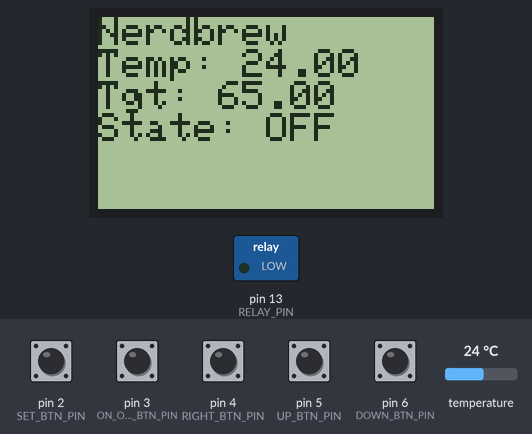
The sketch below on a simulated Arduino Uno, built with avr-gcc and run on an emulated ATmega328P. Shown: 84×48 one-colour display, switched loads named in the sketch (green lamp = pin HIGH). The inputs (shaded band) are chosen by the test bench; at power-on: pin 2 (SET_BTN_PIN), pin 3 (ON_OFF_BTN_PIN), pin 4 (RIGHT_BTN_PIN), pin 5 (UP_BTN_PIN), pin 6 (DOWN_BTN_PIN) HIGH, temperature 24 °C.

Above: at 1.2 s.
1.3 s: pin 3 (ON_OFF_BTN_PIN) pulled LOW for 0.15 s
At 2.6 s:
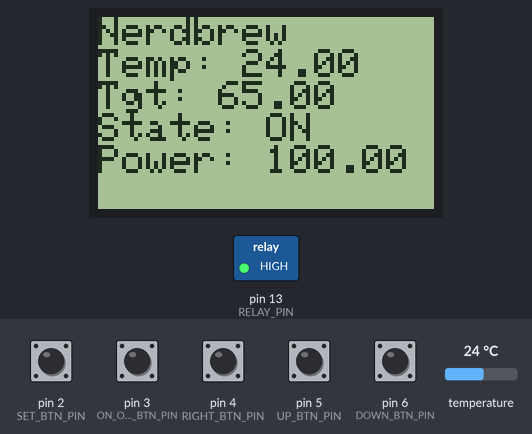
2.9 s: pin 4 (RIGHT_BTN_PIN) pulled LOW for 0.15 s
At 4.1 s:
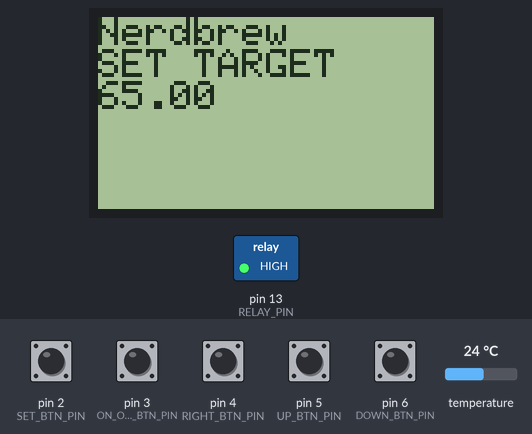
4.5 s: pin 4 (RIGHT_BTN_PIN) pulled LOW for 1 s
At 5.1 s:
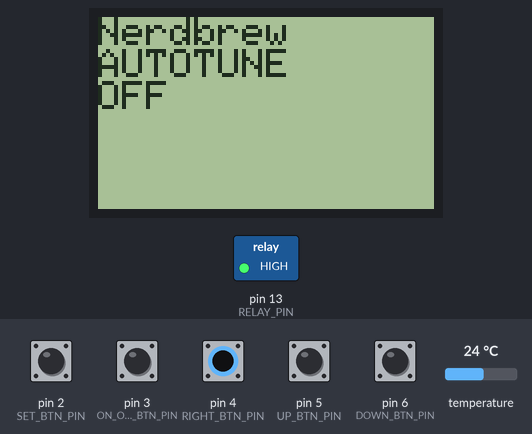
7.0 s: pin 2 (SET_BTN_PIN) pulled LOW for 0.15 s
At 8.2 s:
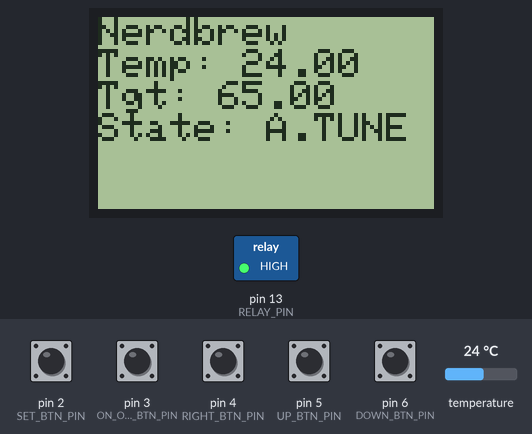
8.6 s: temperature set to 12 °C
At 9.4 s:
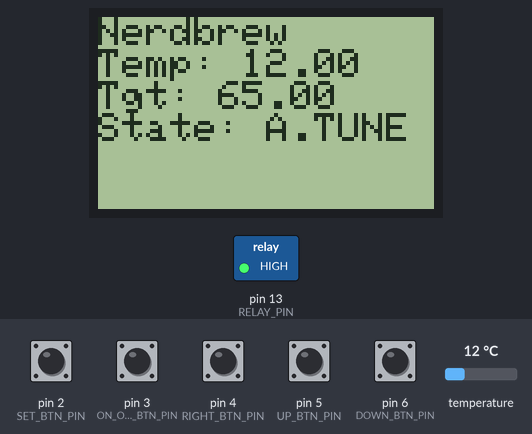
10.3 s: temperature set to 19 °C
At 10.8 s:
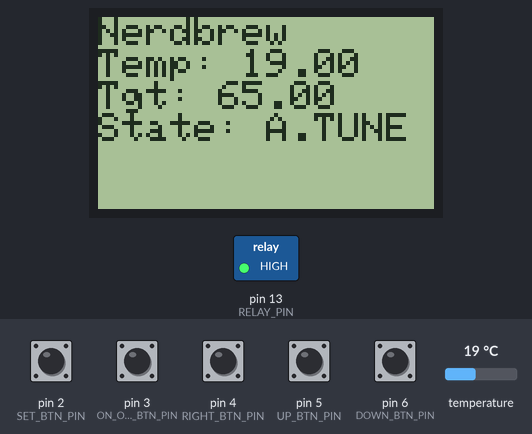
Timing chart, 0 to 12.9 s (numbered marks = the images above; inputs shaded):
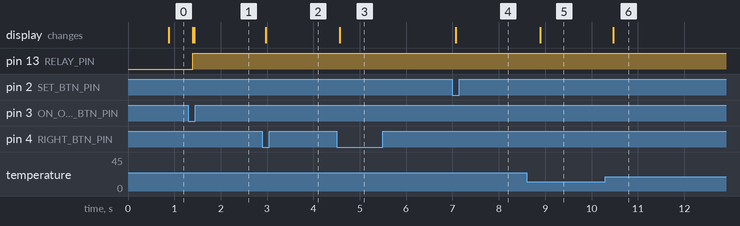

Measured:
- after the input at 1.3 s, pin 13 (RELAY_PIN): LOW → HIGH after 0.10 s; the display: first changes after 0.10 s (image 1 shows a later state)
- after the input at 2.9 s, the display: changes after 0.08 s (image 2)
- after the input at 4.5 s, the display: changes after 0.07 s (image 3)
- after the input at 7.0 s, the display: changes after 0.07 s (image 4)
- after the input at 8.6 s, the display: changes after 0.30 s (image 5)
- after the input at 10.3 s, the display: changes after 0.17 s (image 6)

The sketch:

nerdbrew.ino
```cpp
#include <PCD8544.h>
#include <OneWire.h>
#include <Bounce2.h>
#include <PID_v1.h>
#include <PID_AutoTune_v0.h>
#include <DallasTemperature.h>
#include <EEPROM.h>
#include <TimerOne.h>
#include "pid_control.h"
#include "state_machine.h"
#include "temperature.h"
#include "button.h"
#include "utils.h"

// Display pins
#define CLK 7
#define DIN 8
#define DC 10
#define RST 12
#define CE 11
PCD8544* lcd = new PCD8544(CLK, DIN, DC, RST, CE);

// PID
#define SENSOR_PIN 9
#define RELAY_PIN 13
PIDControl* pid = NULL;

// State Machine (controls the different states of the circuit)
#define ON_OFF_BTN_PIN 3
#define RIGHT_BTN_PIN 4
#define UP_BTN_PIN 5
#define DOWN_BTN_PIN 6
#define SET_BTN_PIN 2
StateMachine* stateMachine = NULL;

// Declare interrupt handler
void controlElement();

void setup() {
  // Start the LCD, PID controller and state machine
  lcd->begin(84, 48);
  lcd->setCursor(0, 0);
  lcd->clear();
  lcd->setCursor(0, 0);
  lcd->print("Nerdbrew");

  // Set pin modes
  pinMode(RELAY_PIN, OUTPUT);
  pinMode(ON_OFF_BTN_PIN, INPUT_PULLUP);
  pinMode(RIGHT_BTN_PIN, INPUT_PULLUP);
  pinMode(UP_BTN_PIN, INPUT_PULLUP);
  pinMode(DOWN_BTN_PIN, INPUT_PULLUP);
  pinMode(SET_BTN_PIN, INPUT_PULLUP);

  digitalWrite(RELAY_PIN, LOW); // ensure it starts as low

  // Load tuninds from EEPROM
  double kp = 0.0, ki = 0.0, kd = 0.0;
  PIDControl::readTuningsFromEEPROM(kp, ki, kd);

  pid = new PIDControl(RELAY_PIN, SENSOR_PIN, 65, kp, ki, kd);
  stateMachine = new StateMachine(ON_OFF_BTN_PIN, RIGHT_BTN_PIN, UP_BTN_PIN, DOWN_BTN_PIN, SET_BTN_PIN);
  stateMachine->setPIDControl(pid);
  stateMachine->setLCD(lcd);

  Timer1.initialize(15000);
  Timer1.attachInterrupt(controlElement);
}

void loop() {
  stateMachine->process();
}

void controlElement() {
  pid->onTimer();
}
```
